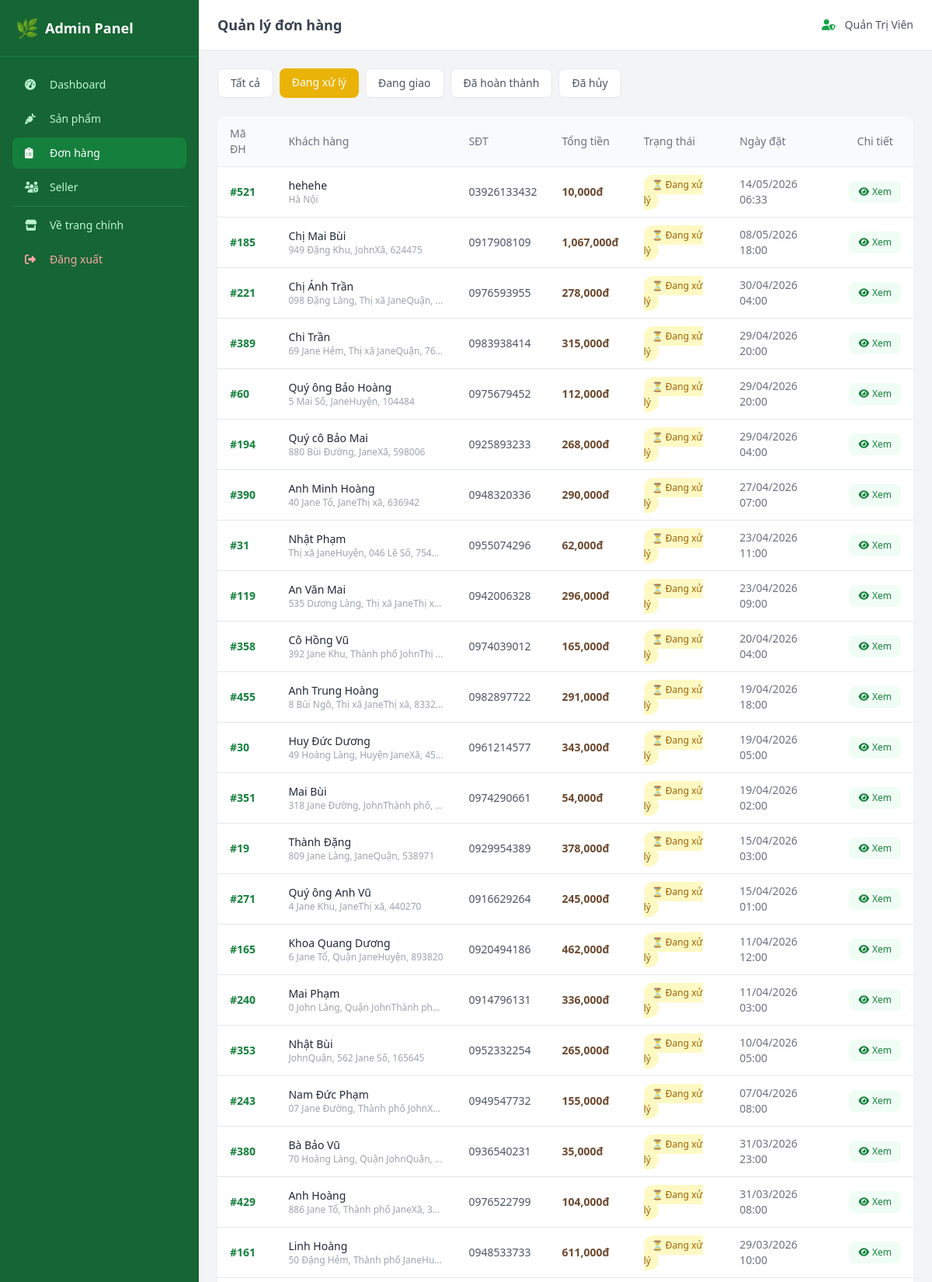
The page /admin/orders?status=Đang+xử+lý (signed in, upper part) on the database its author committed.
### models.py (models this page shows, shortened)
class User(UserMixin, db.Model):
    __tablename__ = 'users'
    id = db.Column(db.Integer, primary_key=True)
    username = db.Column(db.String(80), unique=True, nullable=False, index=True)
    email = db.Column(db.String(120), unique=True, nullable=False, index=True)
    password_hash = db.Column(db.String(256), nullable=False)
    full_name = db.Column(db.String(150), nullable=False)
    phone = db.Column(db.String(20), nullable=True)
    address = db.Column(db.String(300), nullable=True)
    role = db.Column(db.String(20), nullable=False, default='buyer')  # 'admin' | 'seller' | 'buyer'
    is_active = db.Column(db.Boolean, default=True)
    created_at = db.Column(db.DateTime, default=datetime.utcnow)
    orders = db.relationship('Order', backref='customer', lazy='dynamic')
    products = db.relationship('Product', backref='seller', lazy='dynamic', foreign_keys='Product.seller_id')
    def is_admin(self):
        return self.role == 'admin'

class Order(db.Model):
    __tablename__ = 'orders'
    id = db.Column(db.Integer, primary_key=True)
    user_id = db.Column(db.Integer, db.ForeignKey('users.id'), nullable=False)
    order_date = db.Column(db.DateTime, default=datetime.utcnow)
    status = db.Column(db.String(30), nullable=False, default='Đang xử lý')
    total_amount = db.Column(db.Float, nullable=False, default=0)
    shipping_name = db.Column(db.String(150), nullable=False)
    shipping_phone = db.Column(db.String(20), nullable=False)
    shipping_address = db.Column(db.String(500), nullable=False)
    note = db.Column(db.Text, nullable=True)
    admin_confirmed_at = db.Column(db.DateTime, nullable=True)
    items = db.relationship('OrderItem', backref='order', lazy='joined', cascade='all, delete-orphan')
    payment = db.relationship('Payment', backref='order', uselist=False, cascade='all, delete-orphan')

### app.py (the view)
@app.route('/admin/orders')
@admin_required
def admin_orders():
    status_filter = request.args.get('status', '')
    query = Order.query
    if status_filter:
        query = query.filter_by(status=status_filter)
    orders = query.order_by(Order.order_date.desc()).all()
    return render_template('admin/orders.html', orders=orders, current_status=status_filter)

### app.py (called while the page is built)
@login_manager.user_loader
def load_user(user_id):
    return db.session.get(User, int(user_id))

def admin_required(f):
    @wraps(f)
    @login_required
    def decorated_function(*args, **kwargs):
        if not current_user.is_admin():
            abort(403)
        return f(*args, **kwargs)
    return decorated_function

@app.context_processor
def inject_cart_count():
    cart = session.get('cart', {})
    count = sum(item['quantity'] for item in cart.values())
    return dict(cart_count=count, image_url=build_image_url)

### templates/admin/orders.html (shortened to what this page needs)
{% extends 'admin/base_admin.html' %}
{% block page_title %}Quản lý đơn hàng{% endblock %}
{% block admin_content %}
<div class="flex flex-wrap gap-2 mb-6">
    <a href="{{ url_for('admin_orders') }}"
       class="px-4 py-2 rounded-lg text-sm font-medium transition
       {% if not current_status %}bg-green-brand-600 text-white{% else %}bg-white text-gray-600 hover:bg-gray-50 border{% endif %}">
        Tất cả
    </a>
    {% for status in ['Đang xử lý', 'Đang giao', 'Đã hoàn thành', 'Đã hủy'] %}
    <a href="{{ url_for('admin_orders', status=status) }}"
       class="px-4 py-2 rounded-lg text-sm font-medium transition
       {% if current_status == status %}
           {% if status == 'Đang xử lý' %}bg-yellow-500 text-white
           {% elif status == 'Đang giao' %}bg-blue-500 text-white
           {% elif status == 'Đã hoàn thành' %}bg-green-500 text-white
           {% else %}bg-red-500 text-white{% endif %}
       {% else %}bg-white text-gray-600 hover:bg-gray-50 border{% endif %}">
        {{ status }}
    </a>
    {% endfor %}
</div>
<div class="bg-white rounded-xl shadow-sm overflow-hidden">
    <div class="overflow-x-auto">
        <table class="w-full text-sm">
            <thead class="bg-gray-50 border-b">
                <tr class="text-left text-gray-500">
                    <th class="px-4 py-3 font-medium">Mã ĐH</th>
                    <th class="px-4 py-3 font-medium">Khách hàng</th>
                    <th class="px-4 py-3 font-medium">SĐT</th>
                    <th class="px-4 py-3 font-medium">Tổng tiền</th>
                    <th class="px-4 py-3 font-medium">Trạng thái</th>
                    <th class="px-4 py-3 font-medium">Ngày đặt</th>
                    <th class="px-4 py-3 font-medium text-center">Chi tiết</th>
                </tr>
            </thead>
            <tbody class="divide-y">
                {% for order in orders %}
                <tr class="hover:bg-gray-50 transition">
                    <td class="px-4 py-3 font-semibold text-green-brand-700">#{{ order.id }}</td>
                    <td class="px-4 py-3">
                        <p class="font-medium text-gray-800">{{ order.shipping_name }}</p>
                        <p class="text-xs text-gray-400 truncate max-w-[200px]">{{ order.shipping_address }}</p>
                    </td>
                    <td class="px-4 py-3 text-gray-600">{{ order.shipping_phone }}</td>
                    <td class="px-4 py-3 font-semibold text-earth-700">{{ "{:,.0f}".format(order.total_amount) }}đ</td>
                    <td class="px-4 py-3">
                        {% if order.status == 'Đang xử lý' %}
                            <span class="px-2.5 py-1 bg-yellow-100 text-yellow-700 rounded-full text-xs font-medium">⏳ {{ order.status }}</span>
                        {% elif order.status == 'Đang giao' %}
                            <span class="px-2.5 py-1 bg-blue-100 text-blue-700 rounded-full text-xs font-medium">🚚 {{ order.status }}</span>
                        {% elif order.status == 'Đã hoàn thành' %}
                            <span class="px-2.5 py-1 bg-green-100 text-green-700 rounded-full text-xs font-medium">✅ {{ order.status }}</span>
                        {% else %}
                            <span class="px-2.5 py-1 bg-red-100 text-red-700 rounded-full text-xs font-medium">❌ {{ order.status }}</span>
                        {% endif %}
                    </td>
                    <td class="px-4 py-3 text-gray-500">{{ order.order_date.strftime('%d/%m/%Y %H:%M') }}</td>
                    <td class="px-4 py-3 text-center">
                        <a href="{{ url_for('admin_order_detail', order_id=order.id) }}"
                           class="inline-flex items-center gap-1 px-3 py-1.5 bg-green-brand-50 text-green-brand-700 rounded-lg hover:bg-green-brand-100 transition text-xs font-medium">
                            <i class="fas fa-eye"></i> Xem
                        </a>
                    </td>
                </tr>
                {% endfor %}
            </tbody>
        </table>
    </div>
</div>
{% endblock %}

### templates/admin/base_admin.html (shortened to what this page needs)
<!DOCTYPE html>
<html lang="vi">
<head>
    <script src="https://cdn.tailwindcss.com"></script>
    <link rel="stylesheet" href="https://cdnjs.cloudflare.com/ajax/libs/font-awesome/6.5.0/css/all.min.css">
</head>
<body class="bg-gray-100 min-h-screen">
    <div class="flex min-h-screen">
        <aside id="sidebar" class="w-64 bg-green-brand-800 text-white flex-shrink-0 hidden lg:block">
            <div class="p-5 border-b border-green-brand-700">
                <a href="{{ url_for('admin_dashboard') }}" class="flex items-center gap-2">
                    <span class="text-2xl">🌿</span>
                    <span class="text-lg font-bold">Admin Panel</span>
                </a>
            </div>
            <nav class="p-4 space-y-1">
                <a href="{{ url_for('admin_dashboard') }}"
                   class="flex items-center gap-3 px-4 py-2.5 rounded-lg text-sm font-medium
                   {% if request.endpoint == 'admin_dashboard' %}bg-green-brand-700 text-white{% else %}text-green-brand-200 hover:bg-green-brand-700 hover:text-white{% endif %} transition">
                    <i class="fas fa-tachometer-alt w-5"></i> Dashboard
                </a>
                <a href="{{ url_for('admin_products') }}"
                   class="flex items-center gap-3 px-4 py-2.5 rounded-lg text-sm font-medium
                   {% if 'product' in request.endpoint %}bg-green-brand-700 text-white{% else %}text-green-brand-200 hover:bg-green-brand-700 hover:text-white{% endif %} transition">
                    <i class="fas fa-carrot w-5"></i> Sản phẩm
                </a>
                <a href="{{ url_for('admin_orders') }}"
                   class="flex items-center gap-3 px-4 py-2.5 rounded-lg text-sm font-medium
                   {% if 'order' in request.endpoint %}bg-green-brand-700 text-white{% else %}text-green-brand-200 hover:bg-green-brand-700 hover:text-white{% endif %} transition">
                    <i class="fas fa-clipboard-list w-5"></i> Đơn hàng
                </a>
                <a href="{{ url_for('admin_sellers') }}"
                   class="flex items-center gap-3 px-4 py-2.5 rounded-lg text-sm font-medium
                   {% if 'seller' in request.endpoint %}bg-green-brand-700 text-white{% else %}text-green-brand-200 hover:bg-green-brand-700 hover:text-white{% endif %} transition">
                    <i class="fas fa-users-cog w-5"></i> Seller
                </a>
                <hr class="border-green-brand-700 my-3">
                <a href="{{ url_for('index') }}"
                   class="flex items-center gap-3 px-4 py-2.5 rounded-lg text-sm font-medium text-green-brand-200 hover:bg-green-brand-700 hover:text-white transition">
                    <i class="fas fa-store w-5"></i> Về trang chính
                </a>
                <a href="{{ url_for('logout') }}"
                   class="flex items-center gap-3 px-4 py-2.5 rounded-lg text-sm font-medium text-red-300 hover:bg-red-600 hover:text-white transition">
                    <i class="fas fa-sign-out-alt w-5"></i> Đăng xuất
                </a>
            </nav>
        </aside>
        <div class="flex-1 flex flex-col">
            <header class="bg-white shadow-sm h-16 flex items-center justify-between px-6">
                <h2 class="text-lg font-semibold text-gray-700">{% block page_title %}Dashboard{% endblock %}</h2>
                <div class="flex items-center gap-3 text-sm text-gray-600">
                    <i class="fas fa-user-shield text-green-brand-600"></i>
                    <span>{{ current_user.full_name }}</span>
                </div>
            </header>
            <main class="flex-1 p-6">
                {% block admin_content %}{% endblock %}
            </main>
        </div>
    </div>
</body>
</html>

### rows shown on the page
User: full_name "Quản Trị Viên"
Order: id "521", shipping_name "hehehe", shipping_address "Hà Nội", shipping_phone "03926133432", total_amount "10,000", status "Đang xử lý", order_date "14/05/2026 06:33"
Order: id "185", shipping_name "Chị Mai Bùi", shipping_address "949 Đặng Khu, JohnXã, 624475", shipping_phone "0917908109", total_amount "1,067,000", status "Đang xử lý", order_date "08/05/2026 18:00"
Order: id "221", shipping_name "Chị Ánh Trần", shipping_address "098 Đặng Làng, Thị xã JaneQuận,…", shipping_phone "0976593955", total_amount "278,000", status "Đang xử lý", order_date "30/04/2026 04:00"
Order: id "389", shipping_name "Chi Trần", shipping_address "69 Jane Hẻm, Thị xã JaneQuận, 76…", shipping_phone "0983938414", total_amount "315,000", status "Đang xử lý", order_date "29/04/2026 20:00"
Order: id "60", shipping_name "Quý ông Bảo Hoàng", shipping_address "5 Mai Số, JaneHuyện, 104484", shipping_phone "0975679452", total_amount "112,000", status "Đang xử lý", order_date "29/04/2026 20:00"
Order: id "194", shipping_name "Quý cô Bảo Mai", shipping_address "880 Bùi Đường, JaneXã, 598006", shipping_phone "0925893233", total_amount "268,000", status "Đang xử lý", order_date "29/04/2026 04:00"
Order: id "390", shipping_name "Anh Minh Hoàng", shipping_address "40 Jane Tổ, JaneThị xã, 636942", shipping_phone "0948320336", total_amount "290,000", status "Đang xử lý", order_date "27/04/2026 07:00"
Order: id "31", shipping_name "Nhật Phạm", shipping_address "Thị xã JaneHuyện, 046 Lê Số, 754…", shipping_phone "0955074296", total_amount "62,000", status "Đang xử lý", order_date "23/04/2026 11:00"
Order: id "119", shipping_name "An Văn Mai", shipping_address "535 Dương Làng, Thị xã JaneThị x…", shipping_phone "0942006328", total_amount "296,000", status "Đang xử lý", order_date "23/04/2026 09:00"
Order: id "358", shipping_name "Cô Hồng Vũ", shipping_address "392 Jane Khu, Thành phố JohnThị…", shipping_phone "0974039012", total_amount "165,000", status "Đang xử lý", order_date "20/04/2026 04:00"
Order: id "455", shipping_name "Anh Trung Hoàng", shipping_address "8 Bùi Ngõ, Thị xã JaneThị xã, 8332…", shipping_phone "0982897722", total_amount "291,000", status "Đang xử lý", order_date "19/04/2026 18:00"
Order: id "30", shipping_name "Huy Đức Dương", shipping_address "49 Hoàng Làng, Huyện JaneXã, 45…", shipping_phone "0961214577", total_amount "343,000", status "Đang xử lý", order_date "19/04/2026 05:00"
Order: id "351", shipping_name "Mai Bùi", shipping_address "318 Jane Đường, JohnThành phố,…", shipping_phone "0974290661", total_amount "54,000", status "Đang xử lý", order_date "19/04/2026 02:00"
Order: id "19", shipping_name "Thành Đặng", shipping_address "809 Jane Làng, JaneQuận, 538971", shipping_phone "0929954389", total_amount "378,000", status "Đang xử lý", order_date "15/04/2026 03:00"
Order: id "271", shipping_name "Quý ông Anh Vũ", shipping_address "4 Jane Khu, JaneThị xã, 440270", shipping_phone "0916629264", total_amount "245,000", status "Đang xử lý", order_date "15/04/2026 01:00"
Order: id "165", shipping_name "Khoa Quang Dương", shipping_address "6 Jane Tổ, Quận JaneHuyện, 893820", shipping_phone "0920494186", total_amount "462,000", status "Đang xử lý", order_date "11/04/2026 12:00"
Order: id "240", shipping_name "Mai Phạm", shipping_address "0 John Làng, Quận JohnThành ph…", shipping_phone "0914796131", total_amount "336,000", status "Đang xử lý", order_date "11/04/2026 03:00"
Order: id "353", shipping_name "Nhật Bùi", shipping_address "JohnQuận, 562 Jane Số, 165645", shipping_phone "0952332254", total_amount "265,000", status "Đang xử lý", order_date "10/04/2026 05:00"
Order: id "243", shipping_name "Nam Đức Phạm", shipping_address "07 Jane Đường, Thành phố JohnX…", shipping_phone "0949547732", total_amount "155,000", status "Đang xử lý", order_date "07/04/2026 08:00"
Order: id "380", shipping_name "Bà Bảo Vũ", shipping_address "70 Hoàng Làng, Quận JohnQuận,…", shipping_phone "0936540231", total_amount "35,000", status "Đang xử lý", order_date "31/03/2026 23:00"
Order: id "429", shipping_name "Anh Hoàng", shipping_address "886 Jane Tổ, Thành phố JaneXã, 3…", shipping_phone "0976522799", total_amount "104,000", status "Đang xử lý", order_date "31/03/2026 08:00"
Order: id "161", shipping_name "Linh Hoàng", shipping_address "50 Đặng Hẻm, Thành phố JaneHu…", shipping_phone "0948533733", total_amount "611,000", status "Đang xử lý", order_date "29/03/2026 10:00"

### other values the page prints
{{ status }} "Đang xử lý" "Đang giao" "Đã hoàn thành" "Đã hủy"
